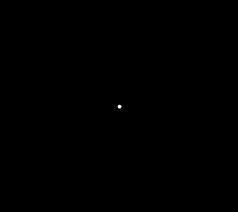
%> input picture Image Processing 1/1-dot.jpg, 238 x 212 px
$ octave assslls.m   (GNU Octave 9; MATLAB toolbox functions it lacks are replaced by stand-ins)
%> lines starting %> are read from the running program, lines starting %| are printed output that depends on the picture; in (x1, y1, x2, y2) boxes, pixels count from 0 and x2, y2 are one past the last pixel; in counts of white or black regions, pixels touching at a corner belong together; the program's own positions count from 1
clc;clear;close all;
F1 = imread('1-dot.jpg');
%> F1 is the input picture: size 212x238x3 uint8; min 0, max 255, mean 0.1
F2 = im2bw(F1);
%> F2: size 212x238 logical; 0.02% white in thin lines or dots, all inside (x1, y1, x2, y2) = (118, 105, 121, 108)
I = double(F2);
fo = abs(fft2(I));
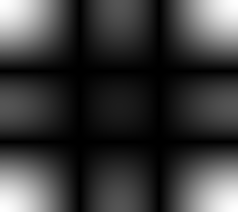
%> fo: size 212x238 double; min 0.000261, max 9, mean 2.06; drawn with min black and max white
F = fftshift(fo);
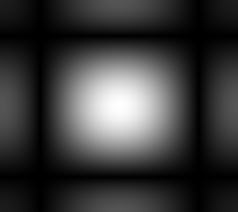
%> F: size 212x238 double; min 0.000261, max 9, mean 2.06; mean of the top-left, top-right, bottom-left and bottom-right quarters 2.04, 2.06, 2.06, 2.09; drawn with min black and max white
figure; imshow(abs(F),[],'InitialMagnification','fit');
colormap(gray); colorbar
figure; imshow(log(1+abs(F)),[],'InitialMagnification','fit');
%> after `imshow(log(1+abs(F)),[],'InitialMagnification','fit')`:
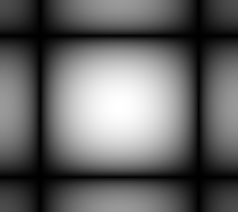
%> displayed picture: size 212x238, on the screen's scale of 0 to 255; min 0, max 255, mean 100.7
colormap(gray); colorbar
figure; mesh(abs(F));
%> after `mesh(abs(F))`:
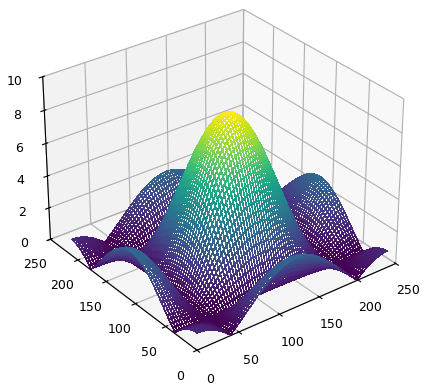
%> figure redrawn from the program's plot data
figure; mesh(log(1+abs(I)));
%> after `mesh(log(1+abs(I)))`:
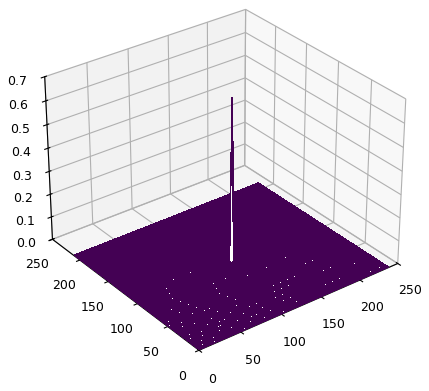
%> figure redrawn from the program's plot data
subplot(2,3,1);imshow(F1);
title('tasvir asli');
subplot(2,3,2);imshow(abs(F),[],'InitialMagnification','fit');
colormap(gray); colorbar
title('fourier');
subplot(2,3,3);imshow(log(1+abs(F)),[],'InitialMagnification','fit');
colormap(gray); colorbar
title('fourier image with log10');
subplot(2,3,5);mesh(abs(F));
subplot(2,3,6);mesh(log(1+abs(F)));
%> after `mesh(log(1+abs(F)))`:
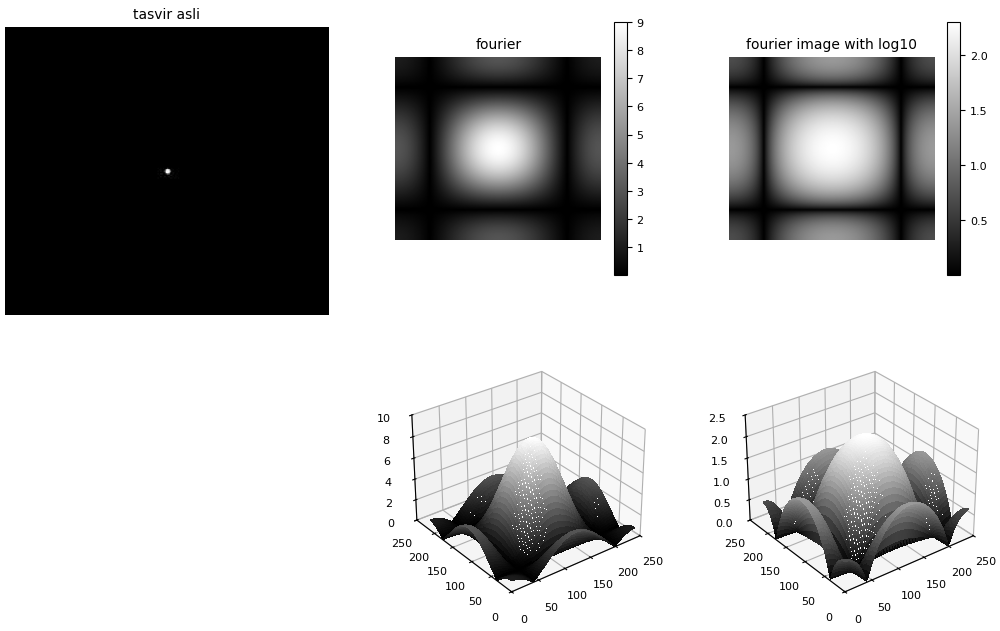
%> figure redrawn from the program's plot data, 5 panels

$ run again, with Image Processing 1/Asterisk.jpg copied over Image Processing 1/1-dot.jpg
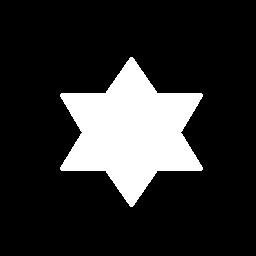
%> input picture Image Processing 1/Asterisk.jpg, 256 x 256 px
%> F1 is the input picture: size 256x256x3 uint8; min 0, max 255, mean 45.1
%> F2: size 256x256 logical; 17.7% white; 1 white region, box (x1, y1, x2, y2) and area: (60, 57, 203, 207) 11591
%> `imshow(log(1+abs(F)),[],'InitialMagnification','fit')`:
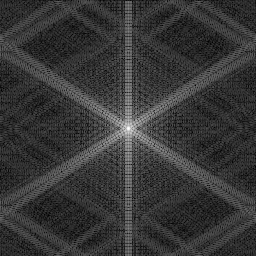
%> displayed picture: size 256x256, on the screen's scale of 0 to 255; min 0, max 255, mean 55
%> `mesh(log(1+abs(I)))`:
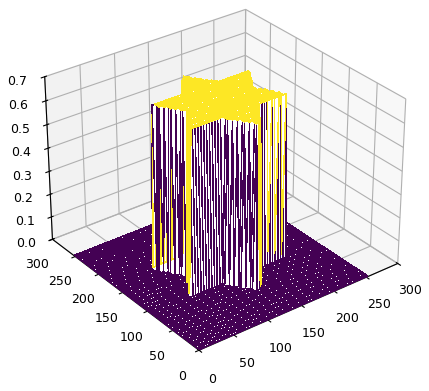
%> figure redrawn from the program's plot data
